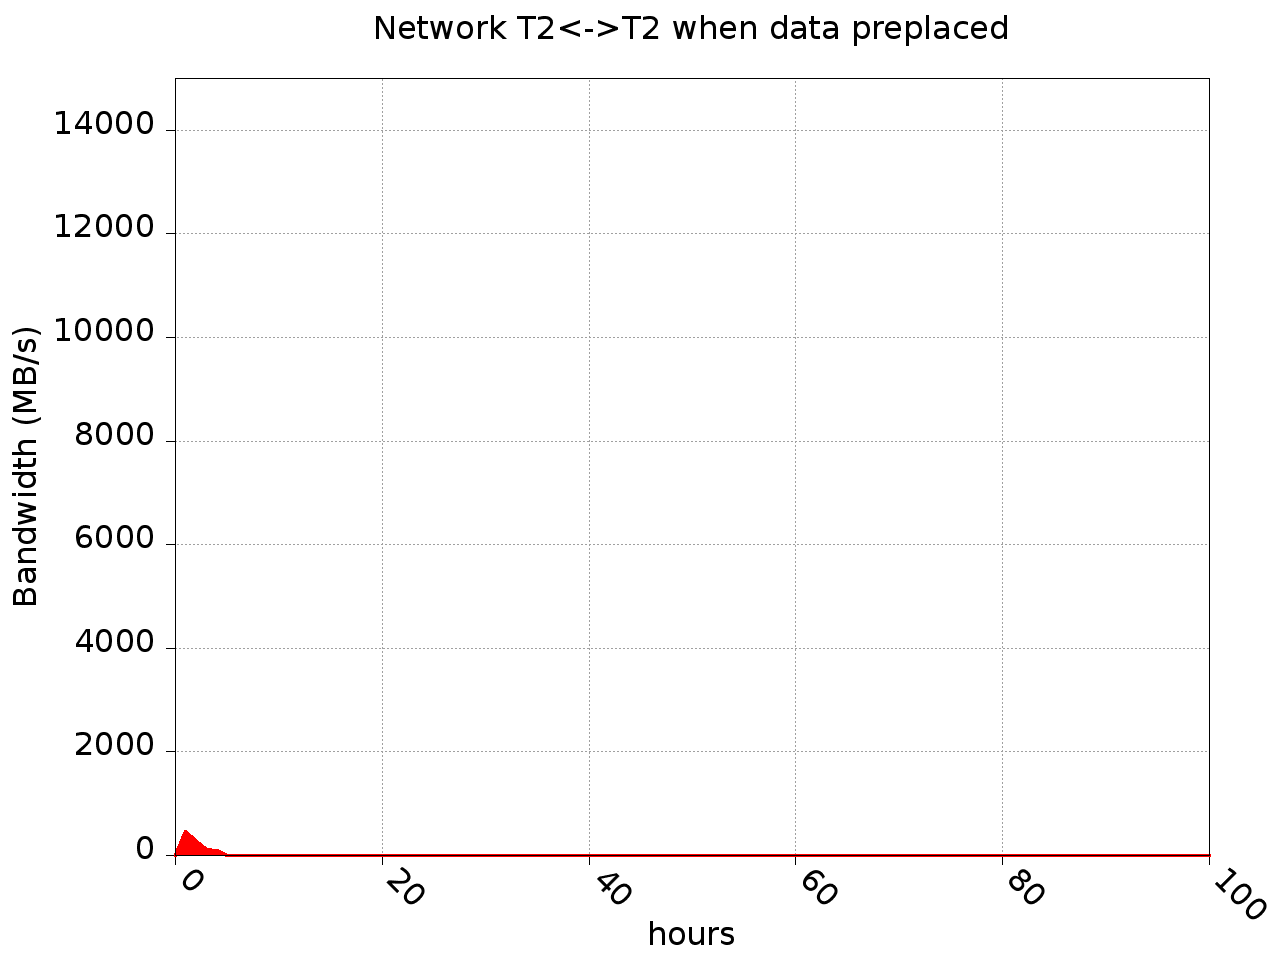

Reproduce this figure in gnuplot.
set terminal png notransparent medium nocrop enhanced size 1280,960 font arial 24
set output 'todayDataT2.png'
set lmargin 25
set rmargin 10
set tmargin 6
set bmargin 8
set title "Network T2<->T2 when data preplaced"
set title font "*,24"
set xlabel "hours"
set xlabel font "*,24"
set xlabel offset 0,-3.
set ylabel "Bandwidth (MB/s)"
set ylabel font "*,24"
set ylabel offset -10.
#set origin -0.1,0
set xrange [0:100]
set yrange [0:15000]
#set xtics out border nomirror rotate by -45 offset character 0,-0.2,0
set xtics out border nomirror rotate by -45 offset character -0.2,0,0
set xtics font "*,24"
set ytics font "*,24"
set grid
set ytics out border nomirror
#set key at 40.,40000.
#set key font "*,20"
set key off
#set style fill solid 1.0
set style line 1 linetype 2 linecolor rgb "black"   linewidth 2.000 pointtype 3 pointsize 0.1
# green
set style line 2 linetype 2 linecolor rgb "#10ad1d"   linewidth 3.000 pointtype 3 pointsize 0.1
set style line 3 linetype 2 linecolor rgb "red"    linewidth 3.000 pointtype 3 pointsize 0.1
set style line 4 linetype 2 linecolor rgb "#3323ad"   linewidth 3.000 pointtype 3 pointsize 0.1
set style line 5 linetype 2 linecolor rgb "purple" linewidth 3.000 pointtype 3 pointsize 0.1
set style fill solid
plot \
'todayDataT2.txt' using 2 with filledcurves x1 ls 3
